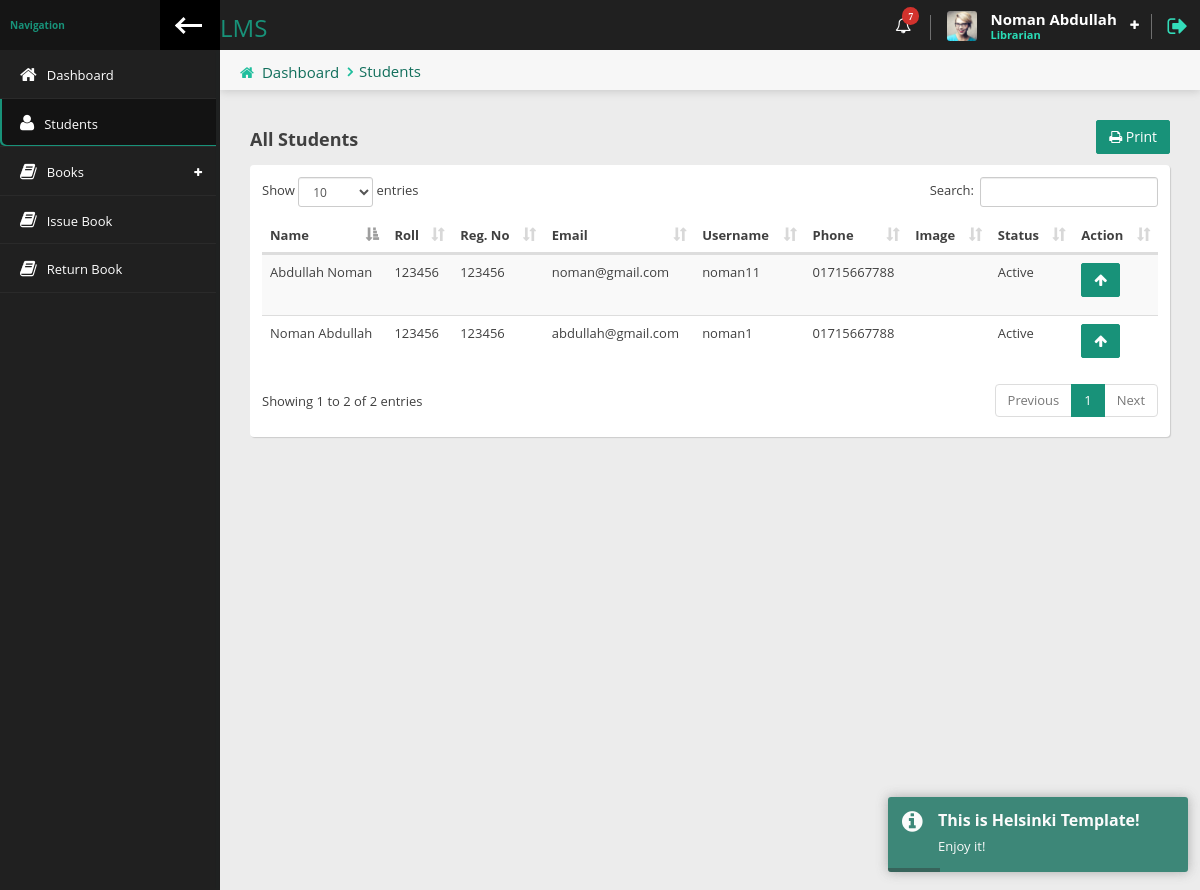
The app's page /lms/librarian/students.php (signed in) with its own data.
### tables this page shows
CREATE TABLE `librarian` (
  `id` int(3) NOT NULL,
  `firstname` varchar(50) NOT NULL,
  `lastname` varchar(50) NOT NULL,
  `email` varchar(100) NOT NULL,
  `username` varchar(20) NOT NULL,
  `password` varchar(100) NOT NULL,
  `datetime` timestamp NOT NULL DEFAULT current_timestamp()
);

CREATE TABLE `students` (
  `id` int(5) NOT NULL,
  `fname` varchar(50) NOT NULL,
  `lname` varchar(50) NOT NULL,
  `roll` int(6) NOT NULL,
  `reg` int(6) NOT NULL,
  `email` varchar(50) NOT NULL,
  `username` varchar(50) NOT NULL,
  `password` varchar(100) NOT NULL,
  `phone` varchar(11) NOT NULL,
  `image` varchar(50) DEFAULT NULL,
  `status` tinyint(1) NOT NULL,
  `datetime` timestamp NOT NULL DEFAULT current_timestamp()
);

### lms/librarian/students.php (the view)
<?php
require_once 'header.php';
?>
                <div class="content-header">
                    <div class="leftside-content-header">
                        <ul class="breadcrumbs">
                            <li><i class="fa fa-home" aria-hidden="true"></i><a href="#">Dashboard</a></li>
                            <li><a href="javascript:avoid(0)">Students</a></li>
                        </ul>
                    </div>
                </div>
                <div class="row animated fadeInUp">
                <div class="col-sm-12">
                    <div class="pull-left"><h4 class="section-subtitle"><b>All Students</b></h4></div>
                    <div class="pull-right"><a href="print-all-students.php" target="_blank" class="btn btn-primary"><i class="fa fa-print"></i> Print</a></div>
                    <div class="clearfix"></div>
                    <div class="panel">
                        <div class="panel-content">
                            <div class="table-responsive">
                                <table id="basic-table" class="data-table table table-striped nowrap table-hover" cellspacing="0" width="100%">
                                    <thead>
                                        <tr>
                                            <th>Name</th>
                                            <th>Roll</th>
                                            <th>Reg. No</th>
                                            <th>Email</th>
                                            <th>Username</th>
                                            <th>Phone</th>
                                            <th>Image</th>
                                            <th>Status</th>
                                            <th>Action</th>
                                        </tr>
                                    </thead>
                                    <tbody>
                                    <?php
                                    $result = mysqli_query($db, "SELECT * FROM students");
                                    while ($row = mysqli_fetch_assoc($result)) {
                                    ?>
                                        <tr>
                                            <td><?= ucwords($row['fname'] .' '. $row['lname']) ?></td>
                                            <td><?= $row['roll']?></td>
                                            <td><?= $row['reg']?></td>
                                            <td><?= $row['email']?></td>
                                            <td><?= $row['username']?></td>
                                            <td><?= $row['phone']?></td>
                                            <td><img src="<?= $row['image']?>"></td>
                                            <td><?= $row['status'] == 1 ? 'Active' : 'Inactive' ?></td>
                                            <td>
                                                <?php
                                                if ($row['status'] == 1) {
                                                    ?>
                                                        <a href="status_inactive.php?id=<?= base64_encode($row['id']) ?>" class="btn btn-primary"><i class="fa fa-arrow-up"></i></a>
                                                    <?php
                                                }else {
                                                    ?>
                                                        <a href="status_active.php?id=<?= base64_encode($row['id']) ?>" class="btn btn-warning"><i class="fa fa-arrow-down"></i></a>
                                                    <?php
                                                }
                                                ?>
                                            </td>
                                        </tr>
                                    <?php
                                    }
                                    ?>
                                    </tbody>
                                </table>
                            </div>
                        </div>
                    </div>
                </div>
                </div>
<?php require_once 'footer.php'; ?>

### lms/librarian/header.php (shortened to what this page needs)
<?php
require_once '../dbcon.php';
$page = explode('/',$_SERVER['PHP_SELF']);
$page = end($page);
$librarian_login = $_SESSION['librarian_login'];
$data = mysqli_query($db, "SELECT * FROM librarian WHERE email='$librarian_login'");
$librarian_info = mysqli_fetch_assoc($data);
?>
<!doctype html>
<html lang="en" class="fixed left-sidebar-top">
<head>
    <link href="../assets/vendor/pace/pace-theme-minimal.css" rel="stylesheet" />
    <link rel="stylesheet" href="../assets/vendor/bootstrap/css/bootstrap.css">
    <link rel="stylesheet" href="../assets/vendor/font-awesome/css/font-awesome.css">
    <link rel="stylesheet" href="../assets/vendor/animate.css/animate.css">
    <link rel="stylesheet" href="../assets/vendor/toastr/toastr.min.css">
    <link rel="stylesheet" href="../assets/vendor/magnific-popup/magnific-popup.css">
    <link rel="stylesheet" href="../assets/vendor/data-table/media/css/dataTables.bootstrap.min.css">
    <link rel="stylesheet" href="../assets/stylesheets/css/style.css">
</head>
<body>
    <div class="wrap">
        <div class="page-header">
            <div class="leftside-header">
                <div class="logo">
                    <a href="index.php" class="on-click">
                        <h3>LMS</h3>
                    </a>
                </div>
            </div>
            <div class="rightside-header">
                <div class="header-section hidden-xs" id="notice-headerbox">
                    <div class="notice" id="alerts-notice">
                        <i class="fa fa-bell-o" aria-hidden="true"><span class="badge badge-xs badge-top-right x-danger">7</span></i>
                    </div>
                </div>
                <div class="header-section" id="user-headerbox">
                    <div class="user-header-wrap">
                        <div class="user-photo">
                            <img alt="profile photo" src="../assets/images/avatar/avatar_user.jpg" />
                        </div>
                        <div class="user-info">
                            <span class="user-name"><?= ucwords($librarian_info['firstname']).' '.ucwords($librarian_info['lastname']);?></span>
                            <span class="user-profile">Librarian</span>
                        </div>
                        <i class="fa fa-plus icon-open" aria-hidden="true"></i>
                    </div>
                </div>
                <div class="header-section">
                    <a href="logout.php" data-toggle="tooltip" data-placement="left" title="Logout"><i class="fa fa-sign-out log-out" aria-hidden="true"></i></a>
                </div>
            </div>
        </div>
        <div class="page-body">
            <div class="left-sidebar">
                <div class="left-sidebar-header">
                    <div class="left-sidebar-title">Navigation</div>
                    <div class="left-sidebar-toggle c-hamburger c-hamburger--htla hidden-xs" data-toggle-class="left-sidebar-collapsed" data-target="html">
                        <span></span>
                    </div>
                </div>
                <div id="left-nav" class="nano">
                    <div class="nano-content">
                        <nav>
                            <ul class="nav nav-left-lines" id="main-nav">
                                <li class="<?= $page == 'index.php' ? 'active-item':''?>"><a href="index.php"><i class="fa fa-home" aria-hidden="true"></i><span>Dashboard</span></a></li>
                                <li class="<?= $page == 'students.php' ? 'active-item':''?>"><a href="students.php"><i class="fa fa-user" aria-hidden="true"></i><span>Students</span></a></li>
                                <li class="has-child-item close-item <?= $page == 'add-book.php' ? 'open-item':''?><?= $page == 'manage-books.php' ? 'open-item':''?>">
                                    <a><i class="fa fa-book" aria-hidden="true"></i><span>Books</span></a>
                                </li>
                                <li class="<?= $page == 'issue-book.php' ? 'active-item':''?>"><a href="issue-book.php"><i class="fa fa-book" aria-hidden="true"></i><span>Issue Book</span></a></li>
                                <li class="<?= $page == 'return-book.php' ? 'active-item':''?>"><a href="return-book.php"><i class="fa fa-book" aria-hidden="true"></i><span>Return Book</span></a></li>
                            </ul>
                        </nav>
                    </div>
                </div>
            </div>
            <div class="content">

### lms/librarian/header.php (style rules this page uses)
body { background-color: #f9f9fa }

### records on screen
librarian: firstname "Noman", lastname "Abdullah"
students: fname+lname "Noman Abdullah", roll "123456", reg "123456", email "abdullah@gmail.com", username "noman1", phone "01715667788", status "Active"
students: fname+lname "Abdullah Noman", roll "123456", reg "123456", email "noman@gmail.com", username "noman11", phone "01715667788", status "Active"
